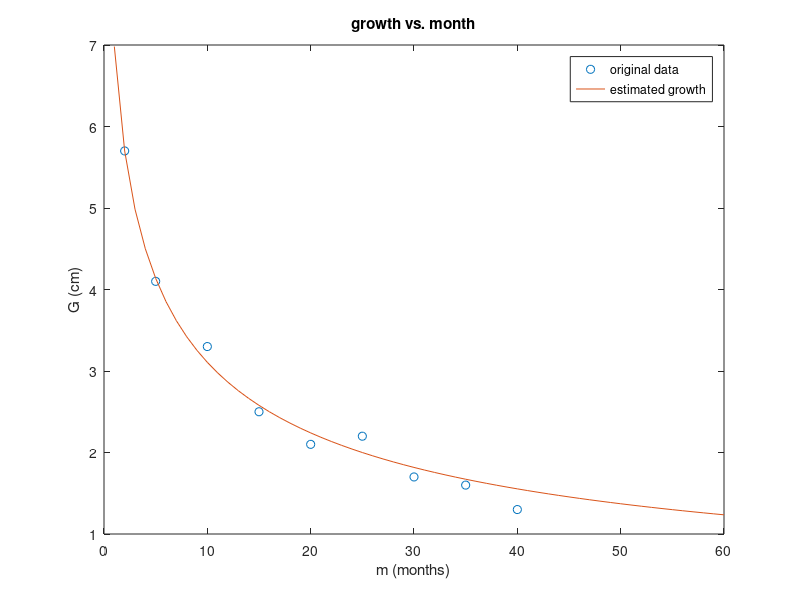
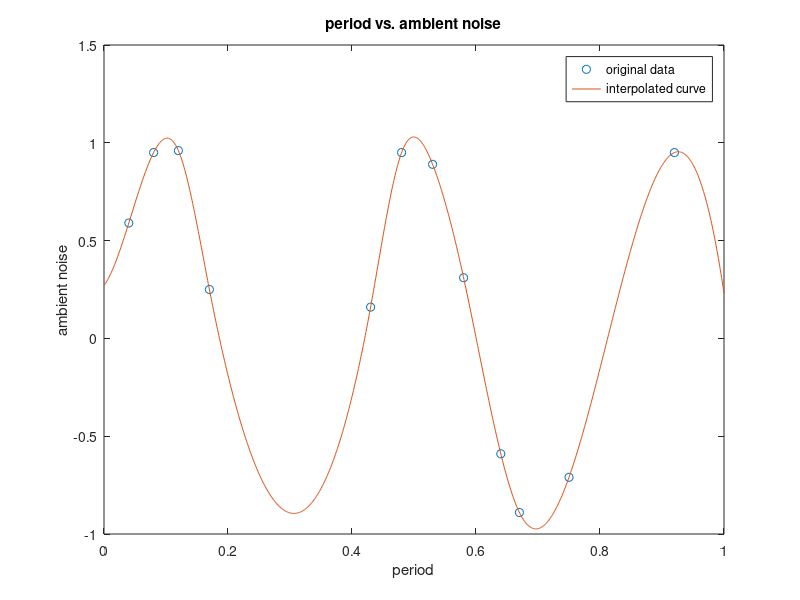

Reproduce these figures in MATLAB, in order. (Note: this script raises an error after producing the figures.)
%%% First Name: Ziyue
%%% Last Name: Gao
%%% Student ID: 913192160
%%% Section: A07

%% Problem 1

% clear the variables at the beginning of the script
clear;

% 1)
% store the given values
m = [2, 5, 10, 15, 20, 25, 30, 35, 40];
G = [5.7, 4.1, 3.3, 2.5, 2.1, 2.2, 1.7, 1.6, 1.3];
% change x to 1/m
x = 1 ./ m;
% calculate y
y = exp(G);
% calculate the curve
p = polyfit(x, y, 2);
% store the answer
a = p(1);
b = p(2);
c = p(3);
% print the answers
fprintf('The coefficients a, b and c are %.2f, %.2f and %.2f.\n', a, b, c);

% 2)
% store the given values
monthss = [1:60];
x2 = 1 ./ monthss;
% calculated the estimated function
growths = polyval(p, x2);
y2 = reallog(growths);
% draw the figure
figure(1)
% plot the figures
plot(m, G, 'o');
hold on
plot(monthss, y2);
hold off
xlabel('m (months)');
ylabel('G (cm)');
title('growth vs. month');
legend('original data', 'estimated growth');

% 3)
% set month to the 100th month
x3 = 1/100;
% calculated the estimated growth at the 100th month
y3 = reallog(polyval(p, x3));
% print the result
fprintf('The estimated growth at the 100th month is %.2f.\n', y3);

%% Problem 2

% clear the variables at the beginning of the script
clear;

% 1)
% store the given values
t = [0.04, 0.08, 0.12, 0.17, 0.43, 0.48, 0.53, 0.58, 0.64, 0.67, 0.75, 0.92];
y = [0.59, 0.95, 0.96, 0.25, 0.16, 0.95, 0.89, 0.31, -0.59, -0.89, -0.71, 0.95];
T1 = linspace(0, 1, 1000);
% calculate the spline interpolation
R1 = spline(t, y, T1);
% plot the figure
figure(2)
plot(t, y, 'o');
hold on
plot(T1, R1);
hold off
xlabel('period');
ylabel('ambient noise');
title('period vs. ambient noise');
legend('original data', 'interpolated curve');

% 2)
% find the min value
[peaks, locals] = findpeaks(R1);
local1 = locals(1) / 1000;
local2 = locals(2) / 1000;
local3 = locals(3) / 1000;
temp1 = (local1 + local2) / 2;
temp2 = (local2 + local3) / 2;
period = (temp1 + temp2) / 2;
fprintf('The period of the waveform is %.2f.\n', period);

% 3)
T = period * 1000
T_2 = T / 2;
R2 = R1;
R2(1:end - T_2) = R1(T_2 + 1:end);
R2(end - T_2 + 1:end) = R1(507:507 + T_2 - 1);
R2 = spline(T1, R2, T1 + T_2);
Rfinal = R1 + R2;
figure(3)
plot(T1, R1);
hold on
plot(T1, R2);
plot(T1, Rfinal);
hold off
% left side = new_x <= shift;
% right side = new_x > shift;
% spline & interp1 -> two parameters (first x&y, whatever you want to find)
% new_x(left_side)+shift -> last parameter to the spline function
% new_x(right_side)-shift -> last parameter to the spline function
%% Problem 3

% clear the variables at the beginning of the script
clear;

fprintf('Answer the following questions with either Y for Yes or N for No.\n');
% get the answer of whether employeed
employed_cell = inputdlg('Are you employed?');
employed = employed_cell{1};
if (employed == 'Y')
    % get the answer of whether graduated in the past two years
    graduate_cell = inputdlg('Have you graduated from college in the past two years?');
    graduate = graduate_cell{1};
    if (graduate == 'Y')
        % print the answers
        fprintf('You qualify for the special interest rate.\n');
    else
        fprintf('You do not qualify for the special interest rate.\n');
    end
else
    fprintf('You do not qualify for the special interest rate.\n');
end

%% Problem 4

% clear the variables at the beginning of the script
clear;

% 1)
% initialize the first point
x100(1) = 50;
y100(1) = 50;
time1 = 100;
% get the random route for 100 times
x1 = randi([-1, 1], 1, time1);
y1 = randi([-1, 1], 1, time1);
for(i = 2:time1)
    x100(i) = x100(i - 1) + x1(i);
    y100(i) = y100(i - 1) + y1(i);
    % check if its larger than 100
    if (x100(i) > 100)
        x100(i) = 100 - (x100(i) - 100);
    end
    % check if its larger than 100
    if (y100(i) > 100)
        y100(i) = 100 - (y100(i) - 100);
    end
    % check if its smaller than 0
    if (x100(i) < 0)
        x100(i) = -x100(i);
    end
    % check if its smaller than 0
    if (y100(i) < 0)
        y100(i) = -y100(i);
    end
end
% plot the figure
figure(4)
for(i = 1:time1)
    plot(x100(i), y100(i), '^');
    % pause 0.01 second after printing a point
    pause(0.01);
    hold on;
end
axis([0, 100, 0, 100]);
xlabel('x');
ylabel('y');
title('Brownian motion');
legend('points');

% 2)
% initialize the first point
x1000(1) = 50;
y1000(1) = 50;
time2 = 1000;
% get the random route for 1000 times
x2 = randi([-1, 1], 1, time2);
y2 = randi([-1, 1], 1, time2);
for(i = 2:time2)
    x1000(i) = x1000(i - 1) + x2(i);
    y1000(i) = y1000(i - 1) + y2(i);
    % check if its larger than 100
    if (x1000(i) > 100)
        x1000(i) = 100 - (x1000(i) - 100);
    end
    % check if its larger than 100
    if (y1000(i) > 100)
        y1000(i) = 100 - (y1000(i) - 100);
    end
    % check if its smaller than 0
    if (x1000(i) < 0)
        x1000(i) = -x1000(i);
    end
    % check if its smaller than 0
    if (y1000(i) < 0)
        y1000(i) = -y1000(i);
    end
end
% plot the figure
figure(5)
for(i = 1:time2)
    plot(x1000(i), y1000(i), '^');
    % pause 0.01 second after printing a point
    pause(0.01);
    hold on;
end
axis([0, 100, 0, 100]);
xlabel('x');
ylabel('y');
title('Brownian motion');
legend('points');

% 3)
% initialize the first point
x10000(1) = 50;
y10000(1) = 50;
time3 = 10000;
% get the random route for 10000 times
x3 = randi([-1, 1], 1, time3);
y3 = randi([-1, 1], 1, time3);
for(i = 2:time3)
    x10000(i) = x10000(i - 1) + x3(i);
    y10000(i) = y10000(i - 1) + y3(i);
    % check if its larger than 100
    if (x10000(i) > 100)
        x10000(i) = 100 - (x10000(i) - 100);
    end
    % check if its larger than 100
    if (y10000(i) > 100)
        y10000(i) = 100 - (y10000(i) - 100);
    end
    % check if its smaller than 0
    if (x10000(i) < 0)
        x10000(i) = -x10000(i);
    end
    % check if its smaller than 0
    if (y10000(i) < 0)
        y10000(i) = -y10000(i);
    end
end
% plot the figure
figure(6)
for(i = 1:time3)
    plot(x10000(i), y10000(i), '^');
    % pause 0.01 second after printing a point
    pause(0.01);
    hold on;
end
axis([0, 100, 0, 100]);
xlabel('x');
ylabel('y');
title('Brownian motion');
legend('points');